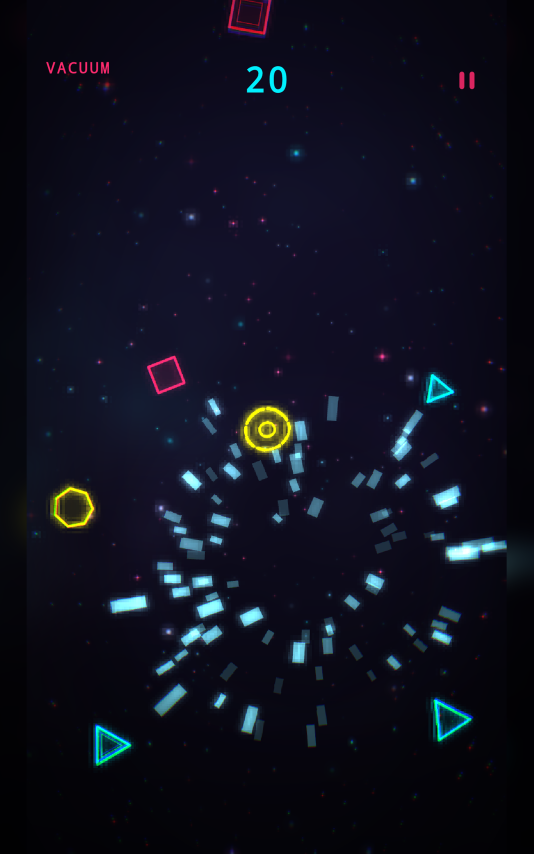
#> input picture store/play/tablet/puff_1_blast.png, 1600 x 2560 px (shown at 1/3 size)
$ python -i play_tablet_shots.py   (imports and definitions only)
#> lines starting #> are read from the running program, lines starting #| are printed output that depends on the picture
#!/usr/bin/env python3
"""Frame the Play phone screenshots for the 7" and 10" tablet slots.

Puff is portrait-only and renders the same scene at any width, so a tablet
shot is the phone frame on a wider 10:16 canvas. The side margins are the
same frame, scaled to cover, blurred and darkened, so the starfield runs on
instead of ending in black bars. Output is RGB (Play rejects nothing for
alpha here, but the icon rule is easier to keep everywhere).

    python3 tool/play_tablet_shots.py

Reads store/play/screenshots/*.png, writes store/play/tablet/*.png at
1600x2560 — inside Play's 320..3840 px and 2:1 limits, and fine for both the
7-inch and the 10-inch slot.
"""
from pathlib import Path

from PIL import Image, ImageEnhance, ImageFilter

ROOT = Path(__file__).resolve().parent.parent
SRC = ROOT / "store/play/screenshots"
OUT = ROOT / "store/play/tablet"
W, H = 1600, 2560


def frame(src: Path) -> Image.Image:
#> called with src = '../store/play/tablet/puff_1_blast.png'
    shot = Image.open(src).convert("RGB")
#> shot is the input picture: PIL image 1600x2560 RGB; mean R, G, B 15.1, 16.6, 30
    # Background: cover-fill, blur, darken.
    scale = max(W / shot.width, H / shot.height)
#> scale = 1
    bg = shot.resize((round(shot.width * scale), round(shot.height * scale)),
                     Image.LANCZOS)
    left, top = (bg.width - W) // 2, (bg.height - H) // 2
#> left = 0; top = 0
    bg = bg.crop((left, top, left + W, top + H)).filter(
        ImageFilter.GaussianBlur(40))
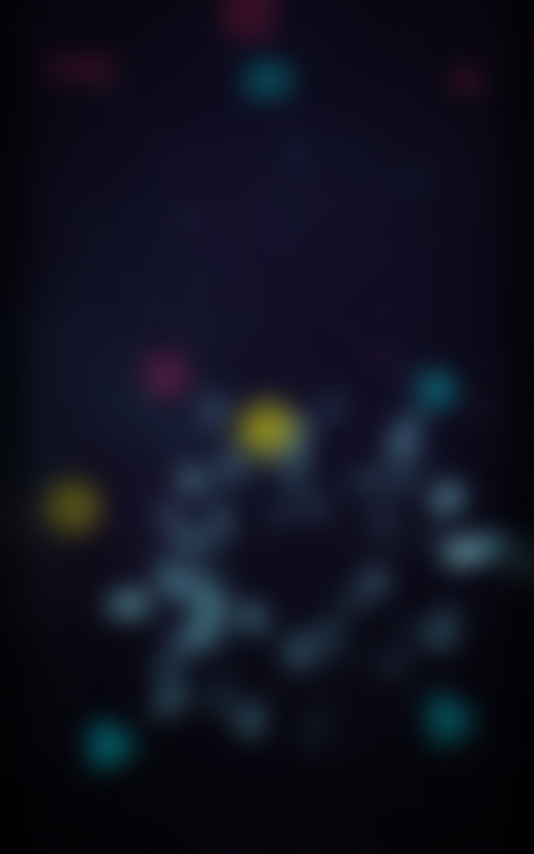
#> bg: PIL image 1600x2560 RGB (shown at 1/3 size); mean R, G, B 15.1, 16.6, 30
    bg = ImageEnhance.Brightness(bg).enhance(0.45)
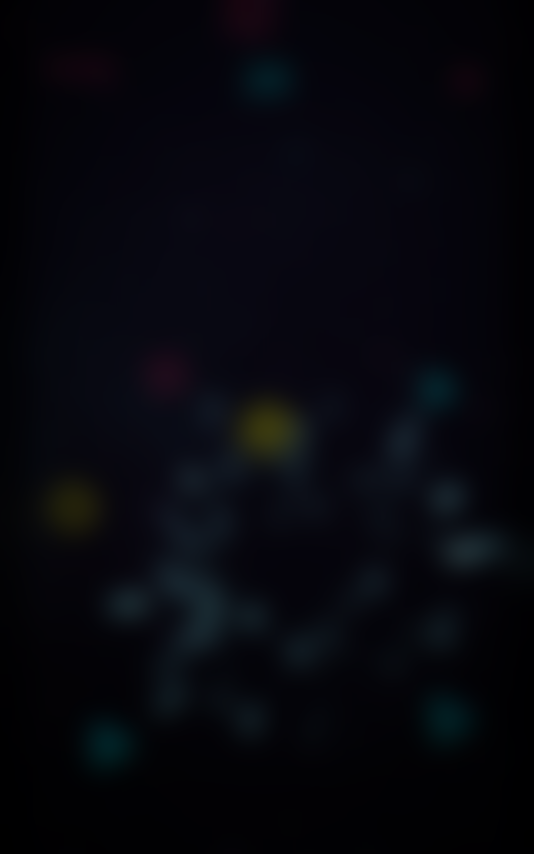
#> bg: PIL image 1600x2560 RGB (shown at 1/3 size); mean R, G, B 6.3, 7, 13
    # Foreground: the phone frame at full canvas height, centred.
    fg = shot.resize((round(shot.width * H / shot.height), H), Image.LANCZOS)
    bg.paste(fg, ((W - fg.width) // 2, 0))
    return bg


def main() -> None:
    OUT.mkdir(parents=True, exist_ok=True)
    for src in sorted(SRC.glob("*.png")):
        dst = OUT / src.name
        frame(src).save(dst, optimize=True)
        print(f"{dst.relative_to(ROOT)}  {W}x{H}")


# [2 lines not run here, left out]

>>> result = frame('../store/play/tablet/puff_1_blast.png')
